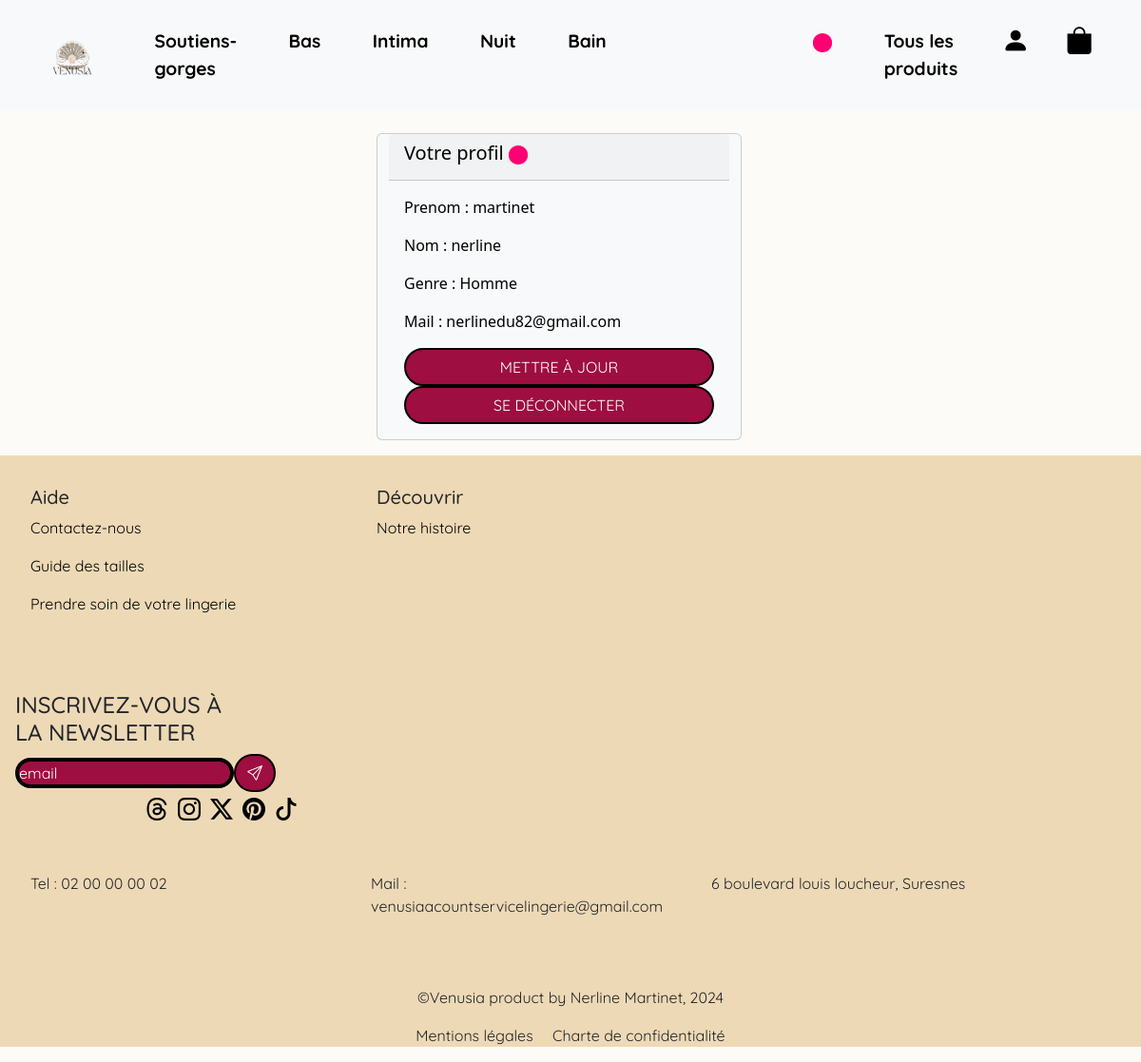
The page /profil.php (signed in) on the database its author committed.
### tables this page shows
CREATE TABLE `membres` (
  `id_membre` int NOT NULL,
  `nom` varchar(100) NOT NULL,
  `prenom` varchar(100) NOT NULL,
  `civilite` enum('Homme','Femme') NOT NULL,
  `email` varchar(255) NOT NULL,
  `mdp` varchar(255) NOT NULL,
  `statue` varchar(20) NOT NULL
);

### profil.php (the view, shortened to what this page needs)
<?php
require 'inc/header.inc.php';
$requete = $pdoVenusia->prepare("SELECT * FROM membres WHERE id_membre = :id_membre");
$requete->execute([
    ':id_membre' => $_SESSION['membres']['id_membre'],
]);
$userInfo = $requete->fetch(PDO::FETCH_ASSOC);
?>
<main class="container">
    <div class="row">
        <div class="card text-bg-light mx-auto mb-3" style="max-width: 24rem;">
            <div class="card-header">
                <h5 class="card-title">Votre profil <img src="assets/img/pointrose.png" alt="" class="img-fluid" style="max-width: 20px;"></h5>
            </div>
            <div class="card-body">
                <p class="card-text">Prenom : <?php echo $userInfo['prenom'] ?></p>
                <p>Nom : <?php echo $userInfo['nom'] ?> </p>
                <p>Genre : <?php echo $userInfo['civilite'] ?> </p>
                <p>Mail : <?php echo $userInfo['email'] ?> </p>
                <a href="modifprofil.php?id_membre=<?php echo $userInfo['id_membre']; ?>" class="btn btn-primary">Mettre à jour</a>
                <a href="profil.php?action=deconnexion" class="btn btn-danger">Se déconnecter</a>
            </div>
        </div>
    </div>
</main>
<?php
require "inc/footer.inc.php";
?>

### assets/css/style.css (style rules this page uses)
* { margin: 0; padding: 0; max-width: 100%; }
:root { --maincolor: #9e0e40; --colorbgc: #eed9b6; }
body { background-color: #eed9b619; }
.container { margin-top: 1.5em; }
.btn { font-family: "Quicksand", sans-serif; }
.btn { background-color: #9e0e40 !important; border-color: black !important; border-radius: 50px; border: 2px solid black !important; }
.btnenv, .btn { display: flex; justify-content: center; align-items: center; text-transform: uppercase; }

### rows shown on the page
membres: prenom "martinet", nom "nerline", civilite "Homme", email "nerlinedu82@gmail.com"
